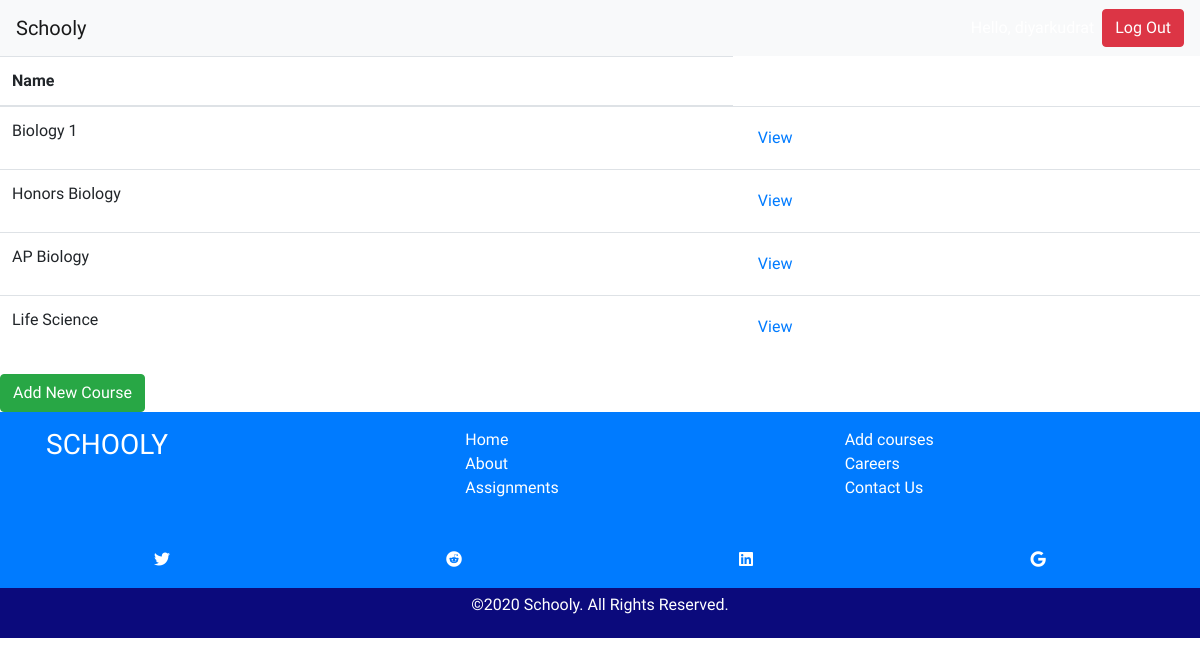
The page /grades/courses/ (signed in) on the database its author committed.
### classes/models.py (models this page shows, shortened)
class Course(models.Model):
    course_name = models.CharField(max_length=150)
    slug = models.CharField(max_length=30, blank=True, editable=False,
                            help_text="Unique URL path to access this page. Generated by the system.")
    course_teacher = models.CharField(max_length=150, null=True)
    description = models.CharField(max_length=250)
    assigments = models.ManyToManyField(Assignment, blank=True, null=True, related_name="course_assignments")

### classes/views.py (the view)
# urls.py: path('grades/courses/', views.CourseListView.as_view(), name="course-list"),
@method_decorator([login_required], name='dispatch')
class CourseListView(ListView):
    model = Course
    def get(self, request):
        courses = self.get_queryset()
        return render(request, 'grades.html', {
          'courses': courses,
        })

### classes/templates/grades.html
{% extends 'base.html' %}
{% block content %}
  {% if courses %}
    <table class="table">
      <thead>
        <tr>
          <th scope="col">Name</th>
        </tr>
      </thead>
      <tbody>
        {% for course in courses %}
        <tr>
          <td href="#">{{ course.course_name }}</td>
          <td><a class="btn btn-link" href="{% url 'course-detail-page' course.id %}" role="button">View</a></td>
          {% endfor %}
        </tr>
      </tbody>
    </table>
    <a class="btn btn-success" href="{% url 'course-create-page' %}" role="button">Add New Course</a>
  {% endif %}
{% endblock %}

### classes/templates/base.html (style rules this page uses)
* { font-family: 'Quicksand', sans-serif; }

### rows shown on the page
Course: course_name "Biology 1"
Course: course_name "Honors Biology"
Course: course_name "AP Biology"
Course: course_name "Life Science"
